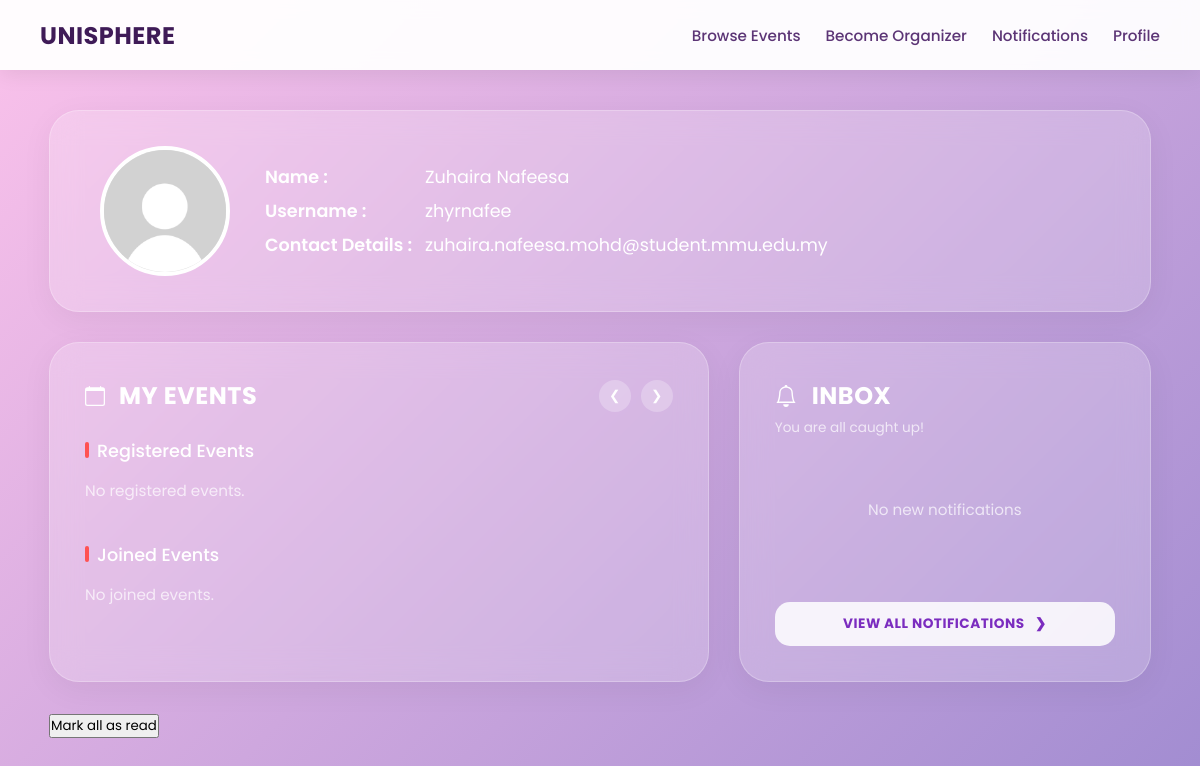
The app's page /user_dashboard (signed in) with its own data.
### tables this page shows
CREATE TABLE users_general (
    student_id varchar(10) PRIMARY KEY,
    name TEXT NOT NULL,
    username TEXT NOT NULL UNIQUE,
    email TEXT NOT NULL UNIQUE,
    password TEXT NOT NULL,
    keyword TEXT,
    role TEXT NOT NULL CHECK(role IN ('user', 'organizer', 'admin')),
    is_verified INTEGER DEFAULT 0,
    pending_email TEXT,
    security_question TEXT
);

### app.py (the view)
@app.route('/user_dashboard')
def dashboard():
    username = session.get('user')
    if not username:
        return redirect(url_for('signin'))
    conn = get_db_connection()
    cursor = conn.cursor()
    cursor.execute("""
        SELECT * FROM users_general
        LEFT JOIN user_details ON users_general.student_id = user_details.student_id
        WHERE users_general.username = ?
    """, (username,))
    user = cursor.fetchone()
    if not user:
        conn.close()
        return "User not found"
    cursor.execute("""
        SELECT e.event_id, e.event_name, e.event_description,
               e.start_date, e.end_date, e.start_time, e.end_time,
               e.main_location, e.faculty_wing, e.specific_location, e.event_mode, e.event_link, e.event_poster
        FROM events e
        INNER JOIN event_registrations er ON e.event_id = er.event_id
        WHERE er.student_id = ? AND e.end_date >= date('now')
    """, (user["student_id"],))
    events = cursor.fetchall()
    cursor.execute("""
        SELECT e.event_id, e.event_name, e.event_description,
               e.start_date, e.end_date, e.start_time, e.end_time,
               e.main_location, e.faculty_wing, e.specific_location, e.event_mode, e.event_link, e.event_poster
        FROM events e
        INNER JOIN event_registrations er ON e.event_id = er.event_id
        WHERE er.student_id = ? AND e.end_date < date('now')
    """, (user["student_id"],))
    joined_events = cursor.fetchall()
    cursor.execute("""
        SELECT * FROM notifications
        WHERE student_id = ?
        ORDER BY ROWID DESC
    """, (user["student_id"],))
    notifications = cursor.fetchall()
    cursor.execute("""
        SELECT COUNT(*) as count
        FROM notifications
        WHERE student_id = ?
    """, (user["student_id"],))
    unread_data = cursor.fetchone()
    unread_notifications = unread_data["count"] if unread_data else 0
    conn.close()
    return render_template(
        'user_dashboard.html',
        user=user,
        events=events,
        joined_events=joined_events,
        notifications=notifications,
        unread_notifications=unread_notifications
    )

### app.py (called while the page is built)
def get_db_connection():
    conn = sqlite3.connect('database.db')
    conn.row_factory = sqlite3.Row
    conn.execute("PRAGMA foreign_keys = 1")
    return conn

@app.context_processor
def inject_notifications():
    if 'student_id' not in session:
        return dict(unread_notifications=0)
    conn = get_db_connection()
    cursor = conn.cursor()
    cursor.execute("SELECT COUNT(*) AS total FROM notifications WHERE student_id = ? AND is_read = 0",
    (session['student_id'],))
    result = cursor.fetchone()
    conn.close()
    return dict(unread_notifications=result['total'])

### templates/user_dashboard.html (shortened to what this page needs)
<!DOCTYPE html>
<html lang="en">
    <head>
    </head>
    <body>
        <nav class="navbar">
            <a class="navbar-brand" href="/user_dashboard">UniSphere</a>
            <div class="navbar-links">
                {% if session.get('role') == 'user' %}
                    <a href="/eventbrowsing">Browse Events</a>
                    <a href="/be_organizer">Become Organizer</a>
                    <a href="/notifications" class="notification-link">
                        Notifications
                    </a>
                    <a href="/user_dashboard">Profile</a>
                {% endif %}
            </div>
        </nav>
<div class="dashboard">
    <div class="profile-banner" onclick="window.location.href='/edit_profile';" style="cursor: pointer;" title="Click to Edit Profile">
        <div class="profile-left">
            <img src="{{ url_for('static', filename='uploads/' + (user['profile_picture'] if user['profile_picture'] else 'default.png')) }}" class="dashboard-profile-picture">
            <div class="profile-content">
                <div class="profile-row">
                    <span class="profile-label">Name :</span>
                    <span class="profile-value">{{ user['name'] }}</span>
                </div>
                <div class="profile-row">
                    <span class="profile-label">Username :</span>
                    <span class="profile-value">{{ user['username'] }}</span>
                </div>
                <div class="profile-row">
                    <span class="profile-label">Contact Details :</span>
                    <span class="profile-value">{{ user['email'] }}</span>
                </div>
            </div>
        </div>
    </div>
            <div class="main-grid">
                <div class="card">
                    <div class="card-header-row">
                        <h2 class="card-title-main">
                            <svg width="20" height="20" fill="currentColor" viewBox="0 0 16 16" style="margin-right:4px;"><path d="M3.5 0a.5.5 0 0 1 .5.5V1h8V.5a.5.5 0 0 1 1 0V1h1a2 2 0 0 1 2 2v11a2 2 0 0 1-2 2H2a2 2 0 0 1-2-2V3a2 2 0 0 1 2-2h1V.5a.5.5 0 0 1 .5-.5zM1 4v10a1 1 0 0 0 1 1h12a1 1 0 0 0 1-1V4H1z"/></svg>
                            My Events
                        </h2>
                        <div class="scroll-arrows">
                            <button class="arrow-btn prev-btn">&#10094;</button>
                            <button class="arrow-btn next-btn">&#10095;</button>
                        </div>
                    </div>
                    <p class="event-section-label">Registered Events</p>
                    <div class="posters-container">
                        {% if events %}
                            {% for e in events %}
                                {% if e["main_location"] == "General" %}
                                {% elif e["main_location"] == "CLC" %}
                                    {% set location = e["main_location"] ~ ", " ~ e["specific_location"] %}
                                {% else %}
                                    {% set location = e["main_location"] ~ ", " ~ e["faculty_wing"] ~ ", " ~ e["specific_location"] %}
                                {% endif %}
                                <div class="event-poster"
                                     onclick='triggerActionMenu(
                                         `{{ e["event_id"] }}`,
                                         `{{ e["event_name"] | replace("`", "\\`") }}`,
                                         `{{ e["event_description"] | replace("`", "\\`") }}`,
                                         `{{ e["start_date"] }} to {{ e["end_date"] }}`,
                                         `{{ e["start_time"] }} - {{ e["end_time"] }}`,
                                         `{{ location }} ({{ e["event_mode"] }})`,
                                         `{{ url_for("static", filename="eventPoster/" + e["event_poster"]) if e["event_poster"] else "" }}`
                                     )'
                                     title="{{ e['event_name'] }}">
                                <img src="{{ url_for('static', filename='eventPoster/' + e['event_poster']) }}" alt="{{ e['event_name'] }}">
                                </div>
                            {% endfor %}
                            {% else %}
                            <p style="color: rgba(255,255,255,0.7); font-size:0.95rem;">No registered events.</p>
                        {% endif %}
                    </div>
                    <p class="event-section-label">Joined Events</p>
                    <div class="posters-container">
                        {% if joined_events %}
                            {% for e in joined_events %}
                                {% if e["main_location"] == "General" %}
                                    {% set location = e["specific_location"] %}
                                {% elif e["main_location"] == "CLC" %}
                                    {% set location = e["main_location"] ~ ", " ~ e["specific_location"] %}
                                {% else %}
                                    {% set location = e["main_location"] ~ ", " ~ e["faculty_wing"] ~ ", " ~ e["specific_location"] %}
                                {% endif %}
                                <div class="event-poster"
                                     onclick='triggerActionMenu(
                                         `{{ e["event_id"] }}`,
                                         `{{ e["event_name"] | replace("`", "\\`") }}`,
                                         `{{ e["event_description"] | replace("`", "\\`") }}`,
                                         `{{ e["start_date"] }} to {{ e["end_date"] }}`,
                                         `{{ e["start_time"] }} - {{ e["end_time"] }}`,
                                         `{{ location }} ({{ e["event_mode"] }})`,
                                         <img src="{{ url_for('static', filename='eventPoster/' + e['event_poster']) }}" alt="{{ e['event_name'] }}">
                                     )'
                                     title="{{ e['event_name'] }}">
                                    <img src="{{ url_for('static', filename='eventPoster/' + (e['event_poster'] if e['event_poster'] else 'defaultPoster.png')) }}" alt="{{ e['event_name'] }}">
                                </div>
                            {% endfor %}
                            <a href="/eventbrowsing" class="view-all-box">
                                <span>+</span>
                                View All
                            </a>
                        {% else %}
                            <p style="color: rgba(255,255,255,0.7); font-size:0.95rem;">No joined events.</p>
                        {% endif %}
                    </div>
                </div>
     <div class="card inbox-card">
    <div class="card-header-row">
        <h2 class="card-title-main" style="gap:15px;">
            Inbox
        </h2>
    </div>
    {% if notifications %}
        <p class="inbox-subtitle">You have {{ unread_notifications if unread_notifications else '0' }} unread notifications</p>
    {% else %}
        <p class="inbox-subtitle">You are all caught up!</p>
    {% endif %}
    <div class="notifications-list">
        {% if notifications %}
            {% for n in notifications[:3] %}
                <a href="/notifications" class="notif-item">
                    <div class="notif-content-wrapper">
                        <div class="notif-title">{{ n["title"] if n["title"] else "Notification" }}</div>
                        <div class="notif-desc">{{ n["description"] if n["description"] else n["message"] }}</div>
                        <div class="notif-time">{{ n["time_ago"] if n["time_ago"] else n["time"] }}</div>
                    </div>
                    <span class="chevron-icon">&#10095;</span>
                </a>
            {% endfor %}
        {% else %}
            <div style="text-align: center; padding: 40px 20px; color: rgba(255,255,255,0.7); font-size: 0.95rem;">
                No new notifications
            </div>
        {% endif %}
    </div>
    <a href="/notifications" class="view-all-notif-btn">View All Notifications &nbsp; &#10095;</a>
</div>
    <form action="{{ url_for('mark_all_notifications_read') }}" method="POST" style="display: inline;">
    <button type="submit" class="btn-mark-all">
        Mark all as read
    </button>
</form>
</div>
</body>
</html>

### templates/user_dashboard.html (style rules this page uses)
* { margin: 0; padding: 0; box-sizing: border-box; font-family: 'Poppins', sans-serif; }
body { background: linear-gradient(135deg, #fbc2eb 0%, #a18cd1 100%); display: flex; justify-content: center; align-items: flex-start; min-height: 100vh; padding: 40px 20px; padding-top: 110px; }
.dashboard { width: 95%; max-width: 1400px; display: flex; flex-direction: column; gap: 30px; }
.profile-banner { background: rgba(255, 255, 255, 0.2); backdrop-filter: blur(15px); -webkit-backdrop-filter: blur(15px); border: 1px solid rgba(255, 255, 255, 0.25); border-radius: 30px; padding: 35px 50px; display: flex; justify-content: flex-start; align-items: center; color: white; box-shadow: 0 8px 32px rgba(0, 0, 0, 0.05); transition: transform 0.2s ease, background-color 0.2s ease, box-shadow 0.2s ease; }
.profile-left { display: flex; align-items: center; gap: 35px; }
.dashboard-profile-picture { width: 130px; height: 130px; border-radius: 50%; object-fit: cover; background-color: #e0e0e0; border: 4px solid white; flex-shrink: 0; }
.profile-content { display: flex; flex-direction: column; gap: 8px; }
.profile-row { display: flex; align-items: baseline; font-size: 1.1rem; font-weight: 400; }
.profile-label { font-weight: 600; width: 160px; flex-shrink: 0; }
.profile-value { word-break: break-all; }
.main-grid { display: grid; grid-template-columns: 1.6fr 1fr; gap: 30px; }
.card { background: rgba(255, 255, 255, 0.2); backdrop-filter: blur(15px); -webkit-backdrop-filter: blur(15px); border: 1px solid rgba(255, 255, 255, 0.25); border-radius: 30px; padding: 35px; color: white; box-shadow: 0 8px 32px rgba(0, 0, 0, 0.05); }
.card-header-row { display: flex; justify-content: space-between; align-items: center; margin-bottom: 25px; }
.card-title-main { font-size: 1.5rem; font-weight: 700; text-transform: uppercase; letter-spacing: 0.5px; display: flex; align-items: center; gap: 10px; }
.scroll-arrows { display: flex; gap: 10px; }
.arrow-btn { width: 32px; height: 32px; border-radius: 50%; background: rgba(255, 255, 255, 0.25); border: none; color: white; cursor: pointer; display: flex; align-items: center; justify-content: center; font-size: 0.85rem; transition: background 0.2s; }
.event-section-label { font-size: 1.1rem; font-weight: 500; margin-bottom: 15px; position: relative; padding-left: 12px; }
.event-section-label::before { content: ''; position: absolute; left: 0; top: 4px; width: 4px; height: 16px; background-color: #ff5252; border-radius: 2px; }
.posters-container { display: flex; gap: 15px; align-items: center; overflow-x: auto; padding-bottom: 10px; margin-bottom: 30px; }
.inbox-card { display: flex; flex-direction: column; }
.inbox-subtitle { font-size: 0.85rem; color: rgba(255, 255, 255, 0.7); margin-top: -20px; margin-bottom: 20px; }
.notifications-list { display: flex; flex-direction: column; gap: 12px; flex: 1; }
.view-all-notif-btn { margin-top: 20px; width: 100%; background: rgba(255, 255, 255, 0.85); color: #7b2cbf; text-align: center; text-decoration: none; padding: 12px; border-radius: 15px; font-size: 0.85rem; font-weight: 700; text-transform: uppercase; letter-spacing: 0.5px; transition: background 0.2s; display: block; }
.navbar { position: fixed; top: 0; left: 0; width: 100%; height: 70px; background: rgba(255, 255, 255, 0.95); backdrop-filter: blur(8px); box-shadow: 0 4px 20px rgba(0, 0, 0, 0.08); display: flex; align-items: center; justify-content: space-between; padding: 0 40px; z-index: 1000; }
.notification-link { position: relative; }
.navbar-brand { font-size: 1.5rem; font-weight: 700; color: #3f1b57; text-decoration: none; text-transform: uppercase; letter-spacing: 0.5px; }
.navbar-links { display: flex; gap: 25px; align-items: center; }
.navbar-links a { color: #5c3576; text-decoration: none; font-size: 0.95rem; font-weight: 500; transition: color 0.2s; position: relative; padding: 4px 0; }
.navbar-links a::after { content: ''; position: absolute; width: 0; height: 2px; bottom: 0; left: 0; background-color: #7b2cbf; transition: width 0.2s ease; }
.posters-container { display: flex; gap: 15px; align-items: center; overflow-x: auto; padding-bottom: 10px; margin-bottom: 30px; scroll-behavior: smooth; }

### records on screen
users_general: name "Zuhaira Nafeesa", username "zhyrnafee", email "zuhaira.nafeesa.mohd@student.mmu.edu.my"
